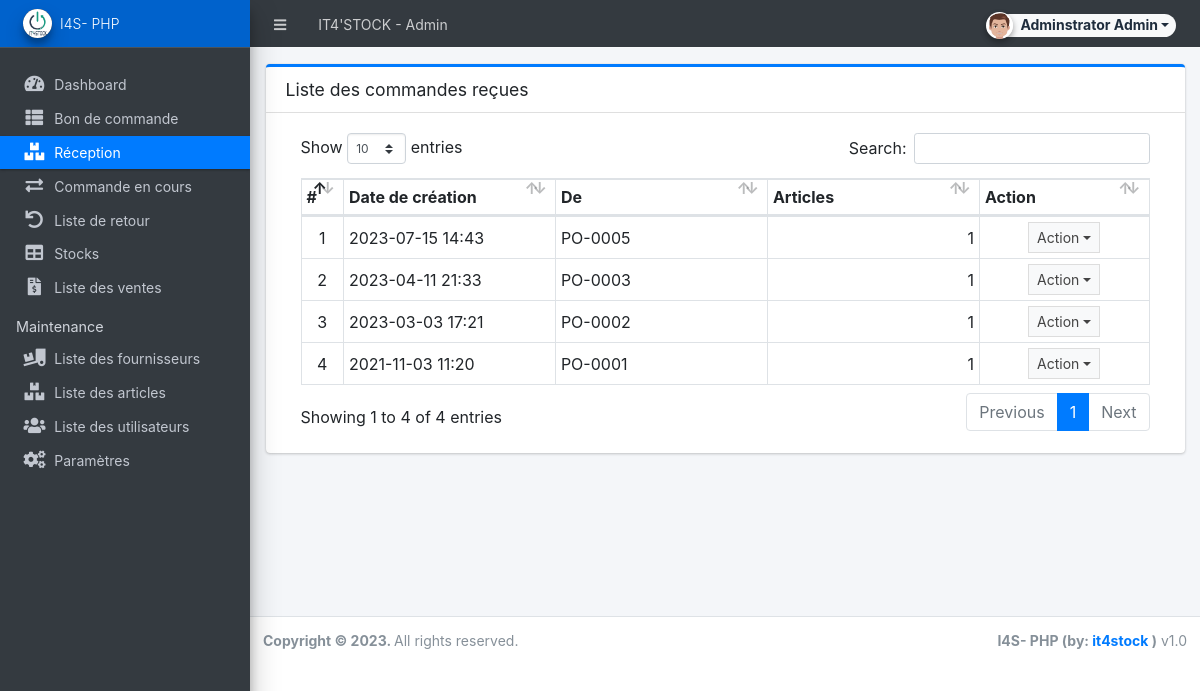
/admin/?page=receiving (signed in), run on the app's committed database.
### tables this page shows
CREATE TABLE `receiving_list` (
  `id` int(30) NOT NULL,
  `form_id` int(30) NOT NULL,
  `from_order` tinyint(1) NOT NULL DEFAULT 1 COMMENT '1=PO ,2 = BO',
  `amount` float NOT NULL DEFAULT 0,
  `discount_perc` float NOT NULL DEFAULT 0,
  `discount` float NOT NULL DEFAULT 0,
  `tax_perc` float NOT NULL DEFAULT 0,
  `tax` float NOT NULL DEFAULT 0,
  `stock_ids` text DEFAULT NULL,
  `remarks` text DEFAULT NULL,
  `date_created` datetime NOT NULL DEFAULT current_timestamp(),
  `date_updated` datetime NOT NULL DEFAULT current_timestamp() ON UPDATE current_timestamp()
);

CREATE TABLE `purchase_order_list` (
  `id` int(30) NOT NULL,
  `po_code` varchar(50) NOT NULL,
  `supplier_id` int(30) NOT NULL,
  `amount` float NOT NULL,
  `discount_perc` float NOT NULL DEFAULT 0,
  `discount` float NOT NULL DEFAULT 0,
  `tax_perc` float NOT NULL DEFAULT 0,
  `tax` float NOT NULL DEFAULT 0,
  `remarks` text NOT NULL,
  `status` tinyint(4) NOT NULL DEFAULT 0 COMMENT '0 = pending, 1 = partially received, 2 =received',
  `date_created` datetime NOT NULL DEFAULT current_timestamp(),
  `date_updated` datetime NOT NULL DEFAULT current_timestamp() ON UPDATE current_timestamp()
);

### admin/receiving/index.php (the view, shortened to what this page needs)
<div class="card card-outline card-primary">
  <div class="card-header">
    <h3 class="card-title">Liste des commandes reçues</h3>
  </div>
  <div class="card-body">
    <div class="container-fluid">
      <div class="container-fluid">
        <table class="table table-bordered table-stripped">
          <colgroup>
            <col width="5%">
            <col width="25%">
            <col width="25%">
            <col width="25%">
            <col width="20%">
          </colgroup>
          <thead>
            <tr>
              <th>#</th>
              <th>Date de création</th>
              <th>De</th>
              <th>Articles</th>
              <th>Action</th>
            </tr>
          </thead>
          <tbody>
            <?php
            $i = 1;
            $qry = $conn->query("SELECT * FROM `receiving_list` order by `date_created` desc");
            while ($row = $qry->fetch_assoc()) :
              $row['items'] = explode(',', $row['stock_ids']);
              if ($row['from_order'] == 1) {
                $code = $conn->query("SELECT po_code from `purchase_order_list` where id='{$row['form_id']}' ")->fetch_assoc()['po_code'];
              } else {
                $code = $conn->query("SELECT bo_code from `back_order_list` where id='{$row['form_id']}' ")->fetch_assoc()['bo_code'];
              }
            ?>
              <tr>
                <td class="text-center"><?php echo $i++; ?></td>
                <td><?php echo date("Y-m-d H:i", strtotime($row['date_created'])) ?></td>
                <td><?php echo $code ?></td>
                <td class="text-right"><?php echo number_format(count($row['items'])) ?></td>
                <td align="center">
                  <button type="button" class="btn btn-flat btn-default btn-sm dropdown-toggle dropdown-icon" data-toggle="dropdown">
                    Action
                  </button>
                </td>
              </tr>
            <?php endwhile; ?>
          </tbody>
        </table>
      </div>
    </div>
  </div>
</div>

### data on the page
receiving_list: date_created "2023-07-15 14:43", form.po_code "PO-0005", count($row['items']) "1"
receiving_list: date_created "2023-04-11 21:33", form.po_code "PO-0003", count($row['items']) "1"
receiving_list: date_created "2023-03-03 17:21", form.po_code "PO-0002", count($row['items']) "1"
receiving_list: date_created "2021-11-03 11:20", form.po_code "PO-0001", count($row['items']) "1"

### other printed values
$_settings->info('name') "IT4'STOCK"
$_settings->info('short_name') "I4S- PHP"
